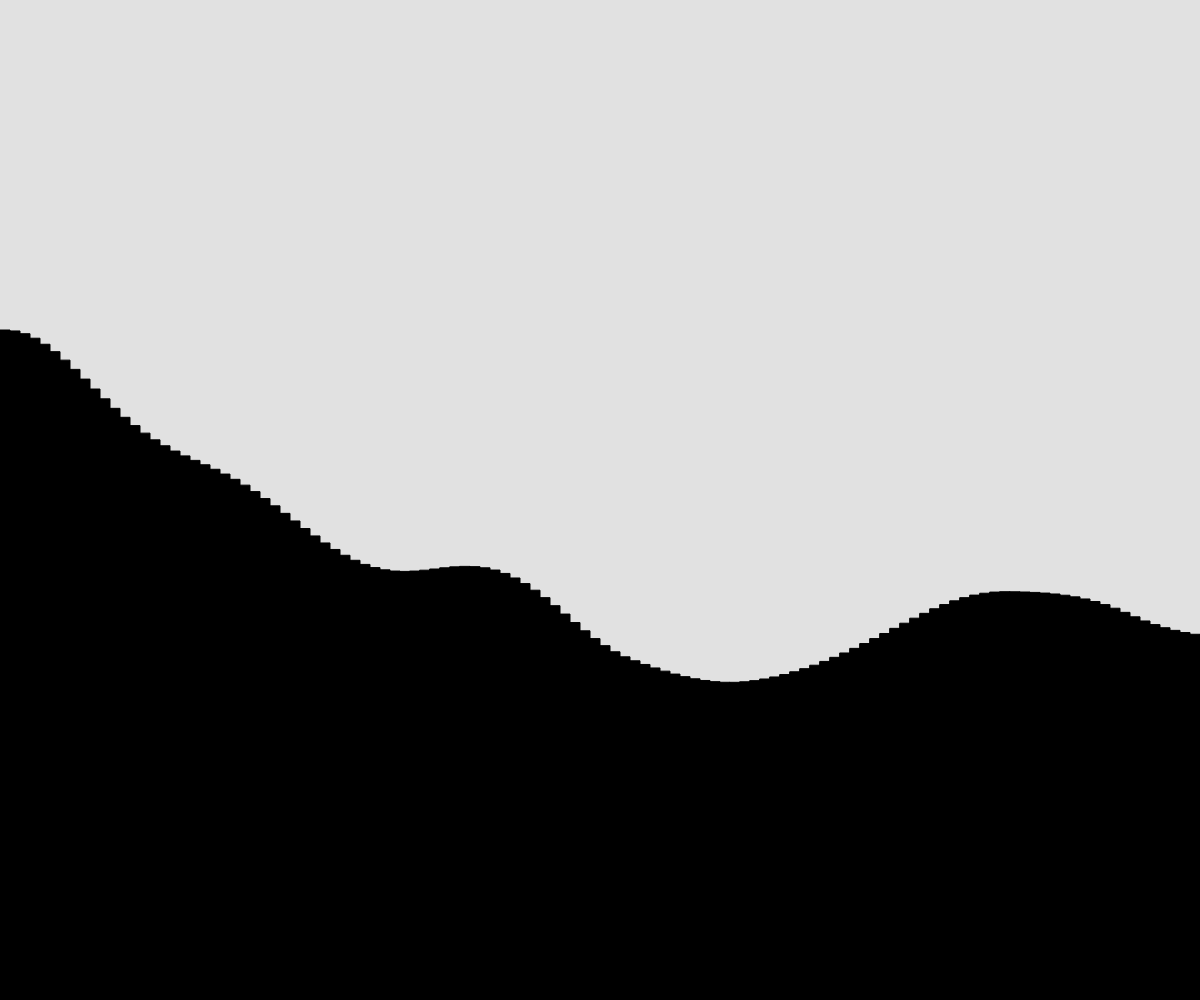
Frame 1 (no input)
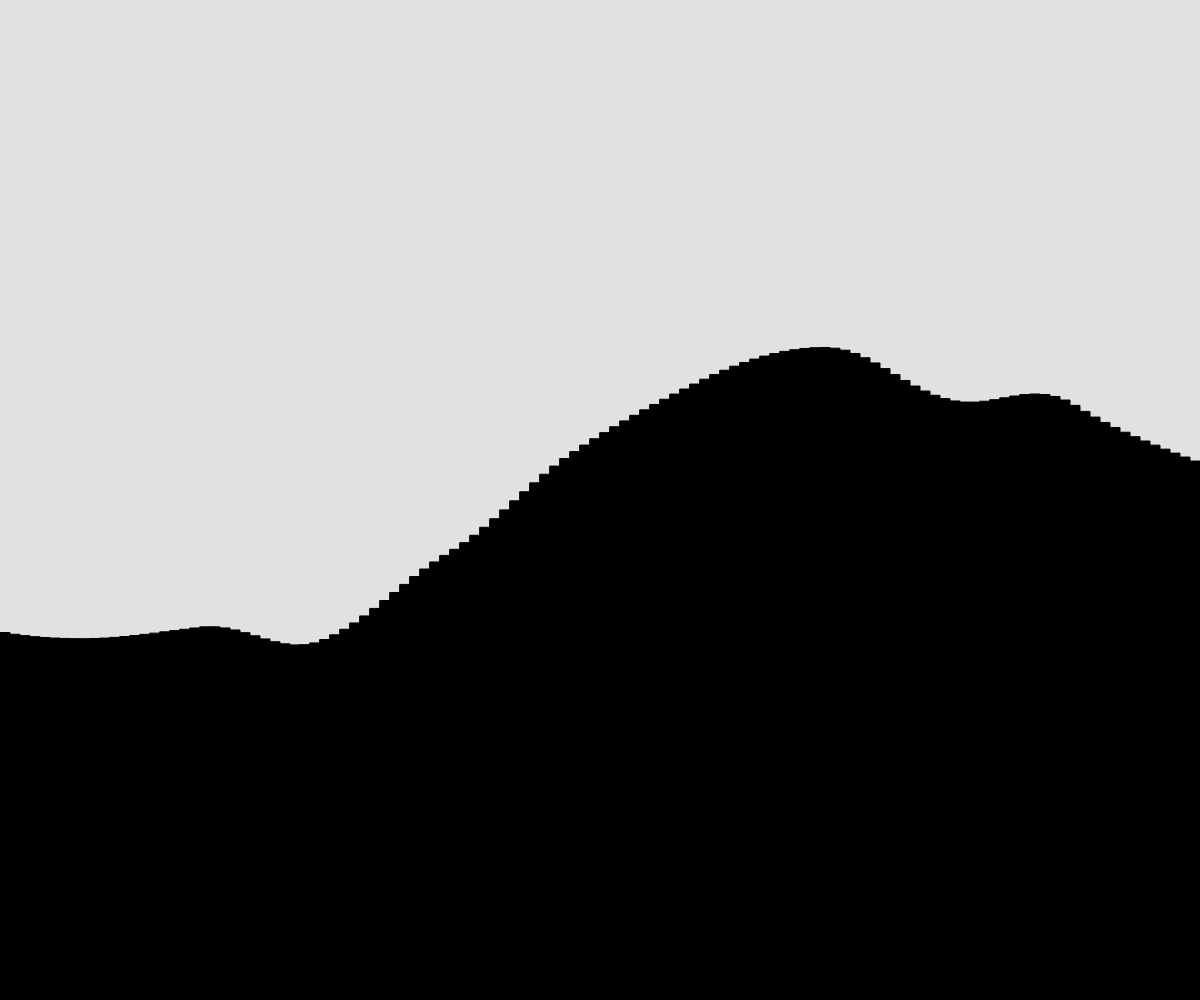
Frame 60 (no input)
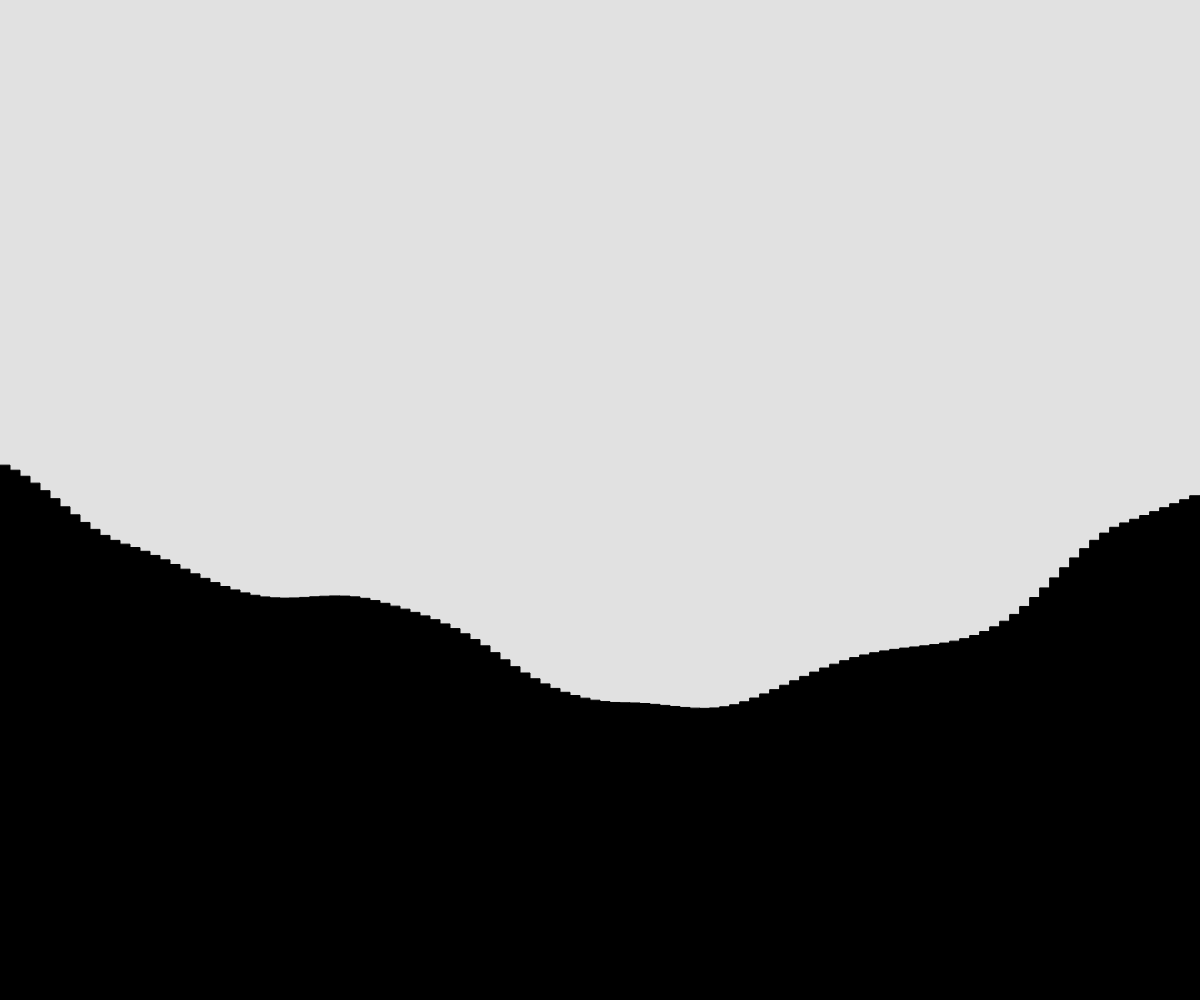
Frame 120 (the mouse pressed at the canvas centre since frame 60)

The p5.js sketch that drew these frames (run headless with seeded random() and noise() and a simulated clock; from frame 60 on, the mouse is pressed at the canvas centre):

// p5.js sketch
// ── sketch.js
// Perlin Noise Project
// Austin Nicholson
// October 5th
//

let rectWidth = 10; //Creates the width of the rectangle
let noiseShift = 0.01; //how much the screen moves by
let rectHeightTime = 30; // the time for how long of time the screen is
let noiseShiftMove = 0; //how much the screen moves again


function setup() {
  createCanvas(windowWidth, windowHeight);
   
}


function generateTerrain(){
  let x = 0;
  rectHeightTime = noiseShiftMove; //makes the two things equal

  while (x < width){
    rectMode(CORNERS); //makes the rectangle in the corners instead of just one
    stroke(0);
    fill(0); //makes color and size
    let rectHeight = noise(rectHeightTime); //makes the height the same as the time of the height
    rectHeight = map(rectHeight, 0, 1, 1, windowHeight); //remaps the height
    rectHeightTime += noiseShift; //adds the heights time by how much its changing



    rect(x, height, x + rectWidth, height - rectHeight); //creates every rectangle
    x += rectWidth; // makes x a new rectangle the size of the width


  }
}

function keyPressed(){
  if (keyCode === LEFT_ARROW && rectWidth > 1){ //when the left arrow is pressed it zoom out
    rectWidth = rectWidth - 1;
  }
  else if(keyCode === RIGHT_ARROW){ //when the right arrow is pressed it zooms in
    rectWidth = rectWidth + 1;
  }
  background(255);
  generateTerrain(); //recreates the backbround
}


function draw() {
  background(225);
  generateTerrain();
  noiseShiftMove += 0.02; //makes the noise increase each time

}
